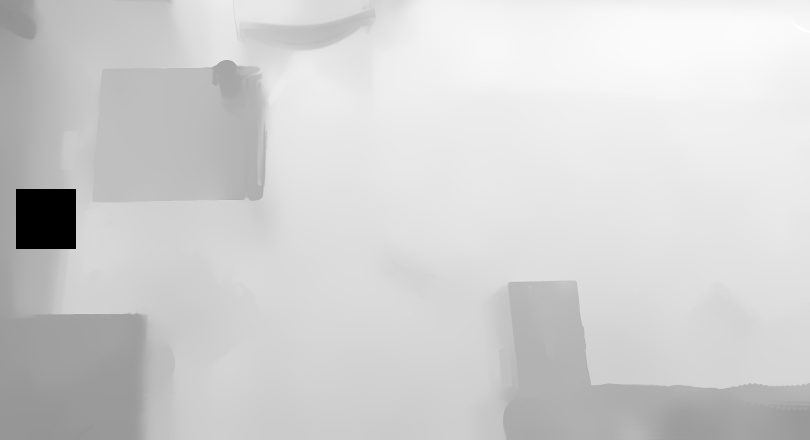

The script that saved this image:
import sys
import numpy as np
import pyzed.sl as sl
import cv2

help_string = "[s] Save side by side image [d] Save Depth, [n] Change Depth format, [p] Save Point Cloud, [m] Change Point Cloud format, [q] Quit"
prefix_point_cloud = "Cloud_"
prefix_depth = "Depth_"
path = "./"

count_save = 0
mode_point_cloud = 0
mode_depth = 0
point_cloud_format_ext = ".ply"
depth_format_ext = ".png"

def point_cloud_format_name(): 
    global mode_point_cloud
    if mode_point_cloud > 3:
        mode_point_cloud = 0
    switcher = {
        0: ".xyz",
        1: ".pcd",
        2: ".ply",
        3: ".vtk",
    }
    return switcher.get(mode_point_cloud, "nothing") 
  
def depth_format_name(): 
    global mode_depth
    if mode_depth > 2:
        mode_depth = 0
    switcher = {
        0: ".png",
        1: ".pfm",
        2: ".pgm",
    }
    return switcher.get(mode_depth, "nothing") 

def save_point_cloud(zed, filename) :
    print("Saving Point Cloud...")
    tmp = sl.Mat()
    zed.retrieve_measure(tmp, sl.MEASURE.DEPTH)
    saved = (tmp.write(filename + depth_format_ext) == sl.ERROR_CODE.SUCCESS)
    if saved :
        print("Done")
    else :
        print("Failed... Please check that you have permissions to write on disk")

def save_depth(zed, filename) :
    print("Saving Depth Map...")
    tmp = sl.Mat()
    zed.retrieve_measure(tmp, sl.MEASURE.XYZRGBA)
    saved = (tmp.write(filename + point_cloud_format_ext) == sl.ERROR_CODE.SUCCESS)
    if saved :
        print("Done")
    else :
        print("Failed... Please check that you have permissions to write on disk")

def save_sbs_image(zed, filename) :

    image_sl_left = sl.Mat()
    zed.retrieve_image(image_sl_left, sl.VIEW.LEFT)
    image_cv_left = image_sl_left.get_data()

    image_sl_right = sl.Mat()
    zed.retrieve_image(image_sl_right, sl.VIEW.RIGHT)
    image_cv_right = image_sl_right.get_data()

    sbs_image = np.concatenate((image_cv_left, image_cv_right), axis=1)

    cv2.imwrite(filename, sbs_image)
    

def process_key_event(zed, key) :
    global mode_depth
    global mode_point_cloud
    global count_save
    global depth_format_ext
    global point_cloud_format_ext

    if key == 100 or key == 68:
        save_depth(zed, path + prefix_depth + str(count_save))
        count_save += 1
    elif key == 110 or key == 78:
        mode_depth += 1
        depth_format_ext = depth_format_name()
        print("Depth format: ", depth_format_ext)
    elif key == 112 or key == 80:
        save_point_cloud(zed, path + prefix_point_cloud + str(count_save))
        count_save += 1
    elif key == 109 or key == 77:
        mode_point_cloud += 1
        point_cloud_format_ext = point_cloud_format_name()
        print("Point Cloud format: ", point_cloud_format_ext)
    elif key == 104 or key == 72:
        print(help_string)
    elif key == 115:
        save_sbs_image(zed, "ZED_image" + str(count_save) + ".png")
        count_save += 1
    else:
        a = 0

def print_help() :
    print(" Press 's' to save Side by side images")
    print(" Press 'p' to save Point Cloud")
    print(" Press 'd' to save Depth image")
    print(" Press 'm' to switch Point Cloud format")
    print(" Press 'n' to switch Depth format")


def main() :

    # Create a ZED camera object
    zed = sl.Camera()

    # Set configuration parameters
    input_type = sl.InputType()
    if len(sys.argv) >= 2 :
        input_type.set_from_svo_file(sys.argv[1])
    init = sl.InitParameters(input_t=input_type)
    init.camera_resolution = sl.RESOLUTION.HD1080
    init.depth_mode = sl.DEPTH_MODE.PERFORMANCE
    init.coordinate_units = sl.UNIT.CENTIMETER

    #init.depth_minimum_distance = 0.1

    # Open the camera
    err = zed.open(init)
    if err != sl.ERROR_CODE.SUCCESS :
        print(repr(err))
        zed.close()
        exit(1)

    # Display help in console
    print_help()

    # Set runtime parameters after opening the camera
    runtime = sl.RuntimeParameters()
    #runtime.sensing_mode = sl.SENSING_MODE.STANDARD
    ##Changed mode from Standard to Fill
    runtime.sensing_mode = sl.SENSING_MODE.FILL
    # Prepare new image size to retrieve half-resolution images
    image_size = zed.get_camera_information().camera_resolution
    image_size.width = image_size.width /2
    image_size.height = image_size.height /2

    # Declare your sl.Mat matrices
    image_zed = sl.Mat(image_size.width, image_size.height, sl.MAT_TYPE.U8_C4)
    depth_image_zed = sl.Mat(image_size.width, image_size.height, sl.MAT_TYPE.U8_C4)
    point_cloud = sl.Mat()

    #Capturing output to video
    #video_FourCC    = cv2.VideoWriter_fourcc(*"mp4v")
    #video_fps       = 
    #video_size      = 
    #out = cv2.VideoWriter(output_path, video_FourCC, video_fps, video_size)

    key = ' '
    depth_measurement = sl.Mat()
    while key != 113 :
        err = zed.grab(runtime)
        if err == sl.ERROR_CODE.SUCCESS :
            # Retrieve the left image, depth image in the half-resolution
            ## Raw image from left_camera
            ## sl.MEM.GPU leads to segmentation fault -- need to look into it
            zed.retrieve_image(image_zed, sl.VIEW.LEFT, sl.MEM.CPU, image_size)
            ## Depth image from ZED API
            zed.retrieve_image(depth_image_zed, sl.VIEW.DEPTH, sl.MEM.CPU, image_size)
            zed.retrieve_measure(depth_measurement, sl.MEASURE.DEPTH)
            # Retrieve the RGBA point cloud in half resolution
            zed.retrieve_measure(point_cloud, sl.MEASURE.XYZRGBA, sl.MEM.CPU, image_size)

            # To recover data from sl.Mat to use it with opencv, use the get_data() method
            # It returns a numpy array that can be used as a matrix with opencv
            image_ocv = image_zed.get_data()
            #print("Type: ", type(depth_measurement.get_data()))
            depth_image_ocv = depth_image_zed.get_data()
            
            print(depth_measurement.get_data())
            print("Dimension 1: ", image_ocv.shape)
            print("Dimension 2: ", depth_image_ocv.shape)
            print("Dimension 3: ", depth_measurement.get_data().shape)
            depth_matrix = depth_measurement.get_data()
            np.save('depth_matrix.npy', depth_matrix)
            #valid_values = np.where((depth_matrix<np.inf)&(depth_matrix>-np.inf))
            #temp_val = depth_matrix[valid_values]
            #print("valid: ", temp_val[np.where(temp_val<300)])
            valid_values = depth_matrix[np.where((depth_matrix<500)&(depth_matrix>=0))]
            valid_max = np.max(valid_values)
            valid_min = np.min(valid_values)
            print("Max: ", valid_max, " and min: ", valid_min)
            print("tester: ", valid_max - valid_min)
            depth_matrix[np.where(depth_matrix>=500)] = valid_max
            depth_matrix[np.where(depth_matrix<0)] = valid_min
            new_matrix = 255-((valid_max-depth_matrix)/(valid_max - valid_min))*255
            print("New max and min: ", np.max(new_matrix), " and ", np.min(new_matrix))
            new_matrix = np.uint8(new_matrix)
            print(new_matrix)
            print("New max and min: ", np.max(new_matrix), " and ", np.min(new_matrix))
            cv2.imwrite("org_L.jpg", image_ocv)
            cv2.imwrite("test.jpg", new_matrix)
            print("value: ", depth_measurement.get_value(540,961))
            exit()
            

            cv2.imshow("Image", image_ocv)
            cv2.imshow("Depth", depth_image_ocv)
            depth_val = depth_measurement.get_value(10,10)
            #print("Depth of camera at (10,10): ", depth_val)
            #print("Max: ", np.max(depth_image_ocv))
            #print("Min: ", np.min(depth_image_ocv))
            key = cv2.waitKey(10)

            process_key_event(zed, key)

    cv2.destroyAllWindows()
    zed.close()

    print("\nFINISH")

if __name__ == "__main__":
    main()
